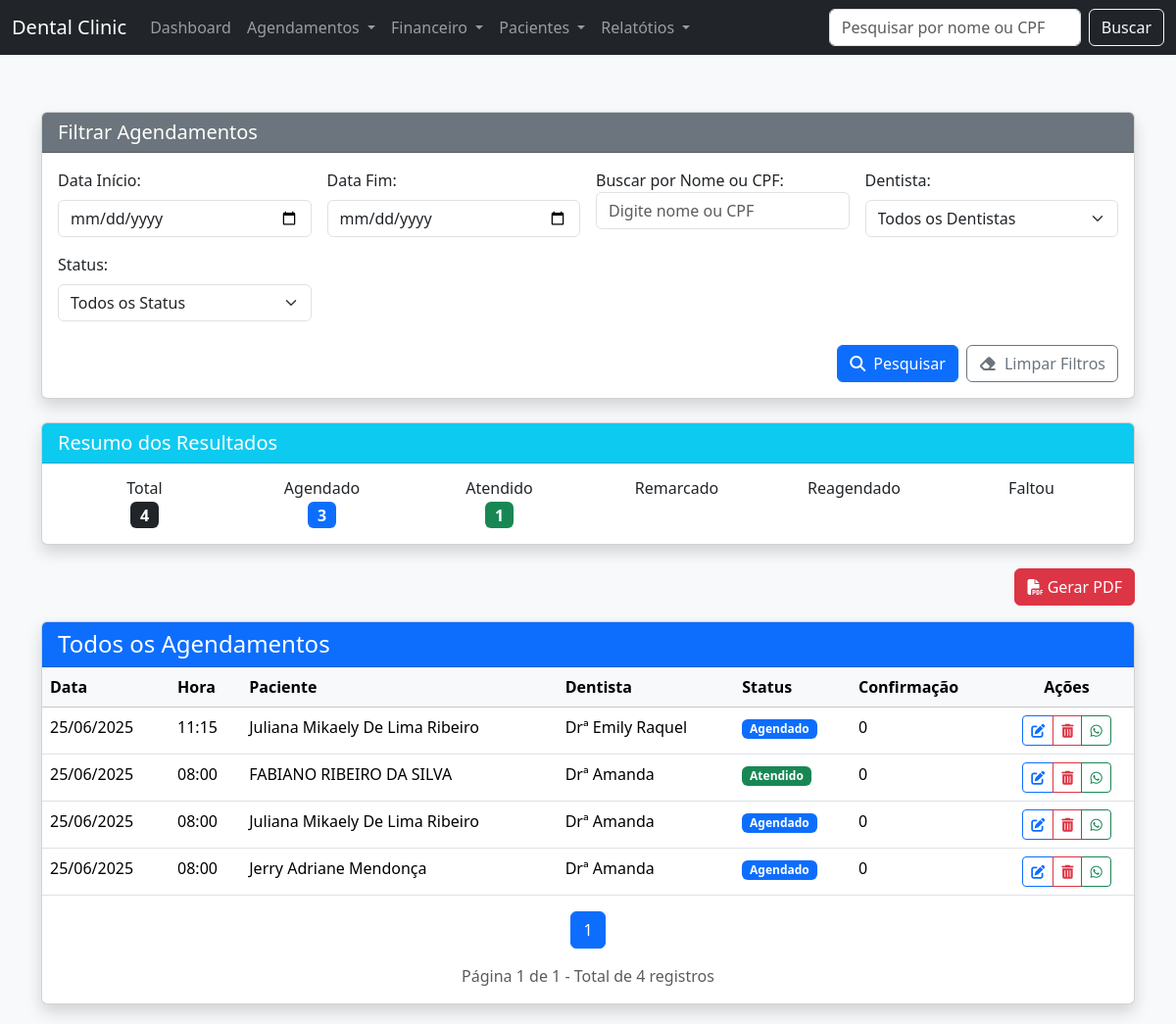
The page /agendamento/lista/ on the database as committed earlier.
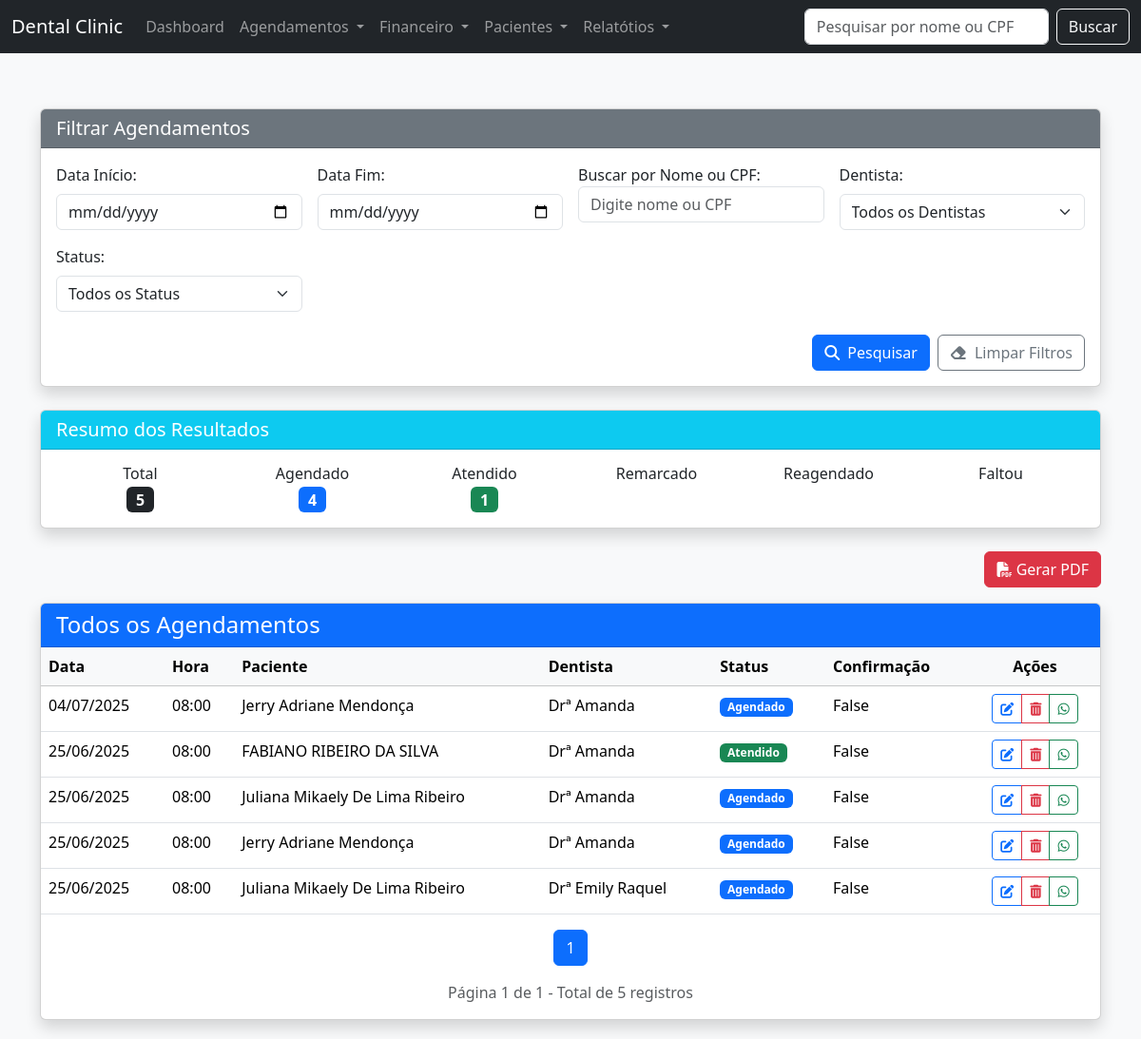
The same page on the database as committed later.
### agendamento/models.py (models this page shows, shortened)
class Agendamento(models.Model):
    paciente = models.ForeignKey(Paciente, on_delete=models.CASCADE)
    dentista = models.ForeignKey(Dentista, on_delete=models.SET_NULL, null=True, blank=True)
    data = models.DateField()
    hora = models.TimeField()
    status = models.CharField(max_length=20, choices=STATUS, default='agendado')
    confirmacao = models.CharField(
        max_length=10,
        choices=CONFIRMACAO_CHOICES,
        default='nao'
    )
    observacoes = models.TextField(blank=True, null=True)
    data_criacao = models.DateTimeField(auto_now_add=True)

class Dentista(models.Model):
    nome = models.CharField(max_length=150)
    especialidade = models.CharField(max_length=100, blank=True, null=True)
    def __str__(self):
        return self.nome

### paciente/models.py (models this page shows, shortened)
class Paciente(models.Model):
    nome = models.CharField(max_length=100)
    cpf = models.CharField(max_length=14, unique=True)
    data_nascimento = models.DateField()
    nome_pai = models.CharField(max_length=150, blank=True, null=True)
    nome_mae = models.CharField(max_length=150, blank=True, null=True)
    nacionalidade = models.CharField(max_length=100, blank=True, null=True)
    naturalidade = models.CharField(max_length=100, blank=True, null=True)
    estado_civil = models.CharField(
        max_length=20,
        choices=[
            ('solteiro', 'Solteiro(a)'),
            ('casado', 'Casado(a)'),
            ('divorciado', 'Divorciado(a)'),
            ('viuvo', 'Viúvo(a)'),
            ('outro', 'Outro'),
        ],
        blank=True,
        null=True
    )
    sexo = models.CharField(
        max_length=10,
        choices=[
            ('masculino', 'Masculino'),
            ('feminino', 'Feminino'),
            ('outro', 'Outro'),
        ],
        blank=True,
        null=True
    )
    profissao = models.CharField(max_length=100, blank=True, null=True)
    telefone = models.CharField(max_length=20, blank=True, null=True)
    observacao_contato = models.TextField(blank=True, null=True)
    cep = models.CharField(max_length=9, blank=True, null=True)
    endereco = models.CharField(max_length=150, blank=True, null=True)
    numero = models.CharField(max_length=10, blank=True, null=True)
    bairro = models.CharField(max_length=100, blank=True, null=True)
    cidade = models.CharField(max_length=100, blank=True, null=True)
    uf = models.CharField(max_length=2, blank=True, null=True)
    complemento = models.CharField(max_length=100, blank=True, null=True)
    ponto_referencia = models.CharField(max_length=150, blank=True, null=True)
    outras_observacoes = models.TextField(blank=True, null=True)
    data_cadastro = models.DateTimeField(auto_now_add=True)

### agendamento/views.py (the view)
# urls.py: path('lista/', lista_agendamentos, name='lista_agendamentos'),
def lista_agendamentos(request):
    base_queryset = Agendamento.objects.all().order_by('-data', '-hora')
    busca = request.GET.get('busca')
    if busca:
        base_queryset = base_queryset.filter(
            Q(paciente__nome__icontains=busca) |
            Q(paciente__cpf__icontains=busca)
        )
    filtro = AgendamentoFilter(request.GET, queryset=base_queryset)
    agendamentos_filtrados = filtro.qs
    paginator = Paginator(agendamentos_filtrados, 25)
    page_number = request.GET.get('page')
    agendamentos_paginados = paginator.get_page(page_number)
    total = agendamentos_filtrados.count()
    total_agendado = agendamentos_filtrados.filter(status='agendado').count()
    total_atendido = agendamentos_filtrados.filter(status='atendido').count()
    total_cancelado = agendamentos_filtrados.filter(status='cancelado').count()
    total_nao_atendido = agendamentos_filtrados.filter(status='nao_atendido').count()
    context = {
        'agendamentos': agendamentos_paginados,
        'filter': filtro,
        'total': total,
        'total_agendado': total_agendado,
        'total_atendido': total_atendido,
        'total_cancelado': total_cancelado,
        'total_nao_atendido': total_nao_atendido,
    }
    return render(request, 'agendamento/lista_agendamentos.html', context)

### agendamento/templates/agendamento/lista_agendamentos.html (shortened to what the changed rows need)
{% extends 'core/base.html' %}
{% block content %}
<div class="container mt-4">
    <div class="card shadow mb-4">
        <div class="card-body">
         <div class="row text-center gy-2 gx-1 justify-content-center">
             <div class="col-md-2"><h6 class="mb-1">Total</h6><span class="badge bg-dark fs-6">{{ total }}</span></div>
             <div class="col-md-2"><h6 class="mb-1">Agendado</h6><span class="badge bg-primary fs-6">{{ total_agendado }}</span></div>
            </div>
        </div>
    </div>
    <div class="card shadow">
        <div class="card-body p-0">
            {% if agendamentos %}
                <div class="table-responsive">
                    <table class="table table-hover mb-0">
                        <thead class="table-light">
                            <tr>
                                <th>Data</th>
                                <th>Hora</th>
                                <th>Paciente</th>
                                <th>Dentista</th>
                                <th>Status</th>
                                <th>Confirmação</th>
                                <th class="text-center">Ações</th>
                            </tr>
                        </thead>
                        <tbody>
                            {% for agendamento in agendamentos %}
                            <tr>
                                <td>{{ agendamento.data|date:"d/m/Y" }}</td>
                                <td>{{ agendamento.hora|time:"H:i" }}</td>
                                <td>{{ agendamento.paciente.nome }}</td>
                                <td>{{ agendamento.dentista.nome }}</td>
                                <td>
                                    {% if agendamento.status == 'agendado' %}
                                        <span class="badge bg-primary">Agendado</span>
                                    {% elif agendamento.status == 'remarcado' %}
                                        <span class="badge bg-danger">Remarcado</span>
                                    {% elif agendamento.status == 'atendido' %}
                                        <span class="badge bg-success">Atendido</span>
                                    {% elif agendamento.status == 'reagendado' %}
                                        <span class="badge bg-warning text-dark">Reagendado</span>
                                    {% elif agendamento.status == 'faltou' %}
                                        <span class="badge bg-warning text-dark">Faltou</span>
                                    {% else %}
                                        <span class="badge bg-secondary">{{ agendamento.status|capfirst }}</span>
                                    {% endif %}
                                </td>
                                <td>{{ agendamento.get_confirmacao_display }}</td>
                                <td class="text-center">
                                    <div class="btn-group btn-group-sm" role="group">
                                        <a href="{% url 'agendamento:editar_agenda' agendamento.id %}" class="btn btn-outline-primary" title="Abrir">
                                            <i class="fas fa-edit"></i>
                                        </a>
                                        <a href="{% url 'agendamento:excluir_agenda' agendamento.id %}" class="btn btn-outline-danger" title="Excluir">
                                            <i class="fas fa-trash-alt"></i>
                                        </a>
                                        <button type="button" class="btn btn-outline-success" title="Enviar WhatsApp"
                                                data-bs-toggle="modal" data-bs-target="#modalWhatsApp{{ agendamento.id }}">
                                            <i class="fab fa-whatsapp"></i>
                                        </button>
                                    </div>
                                </td>
                            </tr>
                            {% endfor %}
                        </tbody>
                    </table>
                </div>
<div class="p-3">
    <nav aria-label="Page navigation">
        <ul class="pagination justify-content-center">
            {% for num in agendamentos.paginator.page_range %}
                {% if agendamentos.number == num %}
                    <li class="page-item active"><a class="page-link" href="#">{{ num }}</a></li>
                {% elif num > agendamentos.number|add:'-3' and num < agendamentos.number|add:'3' %}
                    <li class="page-item">
                        <a class="page-link" href="?page={{ num }}{% if request.GET %}&{{ request.GET.urlencode }}"{% endif %}">{{ num }}</a>
                    </li>
                {% endif %}
            {% endfor %}
        </ul>
    </nav>
    <div class="text-center text-muted">
        Página {{ agendamentos.number }} de {{ agendamentos.paginator.num_pages }} - Total de {{ agendamentos.paginator.count }} registros
    </div>
</div>
            {% endif %}
        </div>
    </div>
</div>
<link rel="stylesheet" href="https://code.jquery.com/ui/1.13.1/themes/base/jquery-ui.css">
{% endblock %}

Rows that differ between the two databases and show on the page:
added Agendamento: data "04/07/2025", hora "08:00", paciente.nome "Jerry Adriane Mendonça", dentista.nome "Drª Amanda", status "Agendado", confirmacao "False"
changed Agendamento "FABIANO RIBEIRO DA SILVA": confirmacao "0" → "False"
changed Agendamento (number 3 of 5 on the later page): confirmacao "0" → "False"
changed Agendamento (number 4 of 5 on the later page): confirmacao "0" → "False"
changed Agendamento "Drª Emily Raquel": hora "11:15" → "08:00"; confirmacao "0" → "False"; moves down the list
Other text that changed with them:
{{ total }}: "4" → "5"
{{ total_agendado }}: "3" → "4"
{{ agendamentos.paginator.count }}: "4" → "5"
